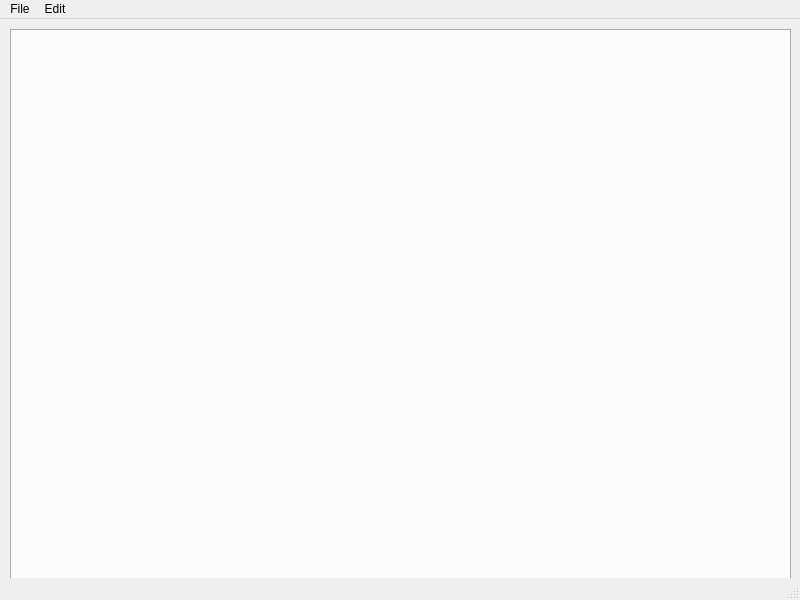
<?xml version="1.0" encoding="UTF-8"?>
<ui version="4.0">
 <class>MainWindow</class>
 <widget class="QMainWindow" name="MainWindow">
  <property name="geometry">
   <rect>
    <x>0</x>
    <y>0</y>
    <width>800</width>
    <height>600</height>
   </rect>
  </property>
  <property name="windowTitle">
   <string>MainWindow</string>
  </property>
  <widget class="QWidget" name="centralwidget">
   <widget class="QTabWidget" name="tabWidget">
    <property name="geometry">
     <rect>
      <x>10</x>
      <y>10</y>
      <width>781</width>
      <height>551</height>
     </rect>
    </property>
    <property name="tabsClosable">
     <bool>true</bool>
    </property>
   </widget>
  </widget>
  <widget class="QMenuBar" name="menubar">
   <property name="geometry">
    <rect>
     <x>0</x>
     <y>0</y>
     <width>800</width>
     <height>23</height>
    </rect>
   </property>
   <widget class="QMenu" name="menuFile">
    <property name="title">
     <string>File</string>
    </property>
    <addaction name="actionNew_File"/>
    <addaction name="actionNew_Table"/>
    <addaction name="actionNew_Paint"/>
    <addaction name="separator"/>
    <addaction name="actionSave"/>
    <addaction name="actionSave_as"/>
    <addaction name="separator"/>
    <addaction name="actionOpen"/>
    <addaction name="separator"/>
    <addaction name="actionClose"/>
    <addaction name="actionClose_All"/>
   </widget>
   <widget class="QMenu" name="menuEdit">
    <property name="title">
     <string>Edit</string>
    </property>
    <addaction name="actionUndo"/>
    <addaction name="actionRedo"/>
    <addaction name="separator"/>
    <addaction name="actionFind"/>
    <addaction name="separator"/>
    <addaction name="actionCopy"/>
    <addaction name="actionPaste"/>
    <addaction name="actionCut"/>
   </widget>
   <addaction name="menuFile"/>
   <addaction name="menuEdit"/>
  </widget>
  <widget class="QStatusBar" name="statusbar"/>
  <action name="actionNew_File">
   <property name="text">
    <string>&amp;New File</string>
   </property>
   <property name="shortcut">
    <string>Ctrl+N</string>
   </property>
  </action>
  <action name="actionNew_Table">
   <property name="text">
    <string>N&amp;ew Table</string>
   </property>
   <property name="shortcut">
    <string>Ctrl+T</string>
   </property>
  </action>
  <action name="actionNew_Paint">
   <property name="text">
    <string>New &amp;Paint</string>
   </property>
   <property name="shortcut">
    <string>Ctrl+P</string>
   </property>
  </action>
  <action name="actionSave">
   <property name="text">
    <string>&amp;Save</string>
   </property>
   <property name="shortcut">
    <string>Ctrl+S</string>
   </property>
  </action>
  <action name="actionSave_as">
   <property name="text">
    <string>Sa&amp;ve as</string>
   </property>
   <property name="shortcut">
    <string>Ctrl+Shift+S</string>
   </property>
  </action>
  <action name="actionOpen">
   <property name="text">
    <string>&amp;Open</string>
   </property>
   <property name="shortcut">
    <string>Ctrl+O</string>
   </property>
  </action>
  <action name="actionFind">
   <property name="icon">
    <iconset resource="resources.qrc">
     <normaloff>:/files/images/search-2-64.png</normaloff>:/files/images/search-2-64.png</iconset>
   </property>
   <property name="text">
    <string>&amp;Find</string>
   </property>
   <property name="shortcut">
    <string>Ctrl+F</string>
   </property>
  </action>
  <action name="actionClose">
   <property name="text">
    <string>&amp;Close</string>
   </property>
   <property name="shortcut">
    <string>Ctrl+W</string>
   </property>
  </action>
  <action name="actionClose_All">
   <property name="text">
    <string>C&amp;lose All</string>
   </property>
   <property name="shortcut">
    <string>Ctrl+Shift+W</string>
   </property>
  </action>
  <action name="actionUndo">
   <property name="text">
    <string>&amp;Undo</string>
   </property>
   <property name="shortcut">
    <string>Ctrl+Z</string>
   </property>
  </action>
  <action name="actionRedo">
   <property name="text">
    <string>&amp;Redo</string>
   </property>
   <property name="shortcut">
    <string>Ctrl+Alt+Z</string>
   </property>
  </action>
  <action name="actionCopy">
   <property name="text">
    <string>&amp;Copy</string>
   </property>
   <property name="shortcut">
    <string>Ctrl+C</string>
   </property>
  </action>
  <action name="actionPaste">
   <property name="text">
    <string>&amp;Paste</string>
   </property>
   <property name="shortcut">
    <string>Ctrl+V</string>
   </property>
  </action>
  <action name="actionCut">
   <property name="text">
    <string>Cut</string>
   </property>
   <property name="shortcut">
    <string>Ctrl+Z</string>
   </property>
  </action>
 </widget>
 <resources>
  <include location="resources.qrc"/>
 </resources>
 <connections/>
</ui>
